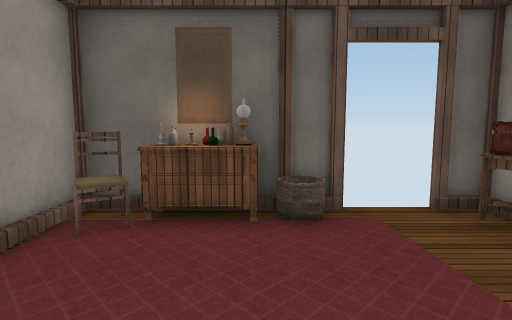
view 1 (above)

17 first-person views from a walk through a Unity game level. The camera is 1.5 m above the floor, tilts 6° down and sees 80° across. The floor is counted in squares, 1.02 m on a side. Each view is taken from the middle of a square. On the plan, view 1 faces up. The plan holds only what a view shows up to about 15 squares ahead; the rest is blank. The place goes on beyond the plan. The player character is not drawn. Door leaves are left out, so doorways stand open. Some surface patterns are stand-ins.

view 2
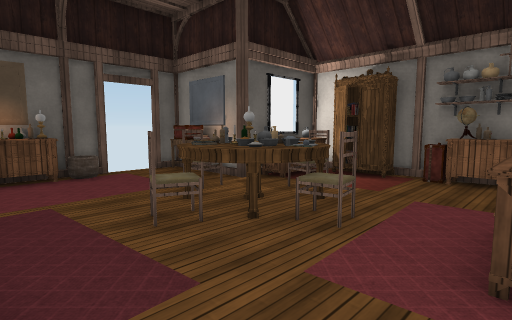

view 3
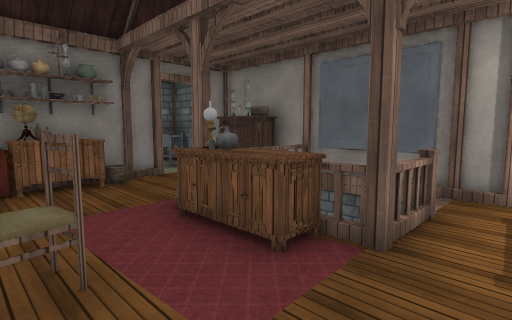

view 4
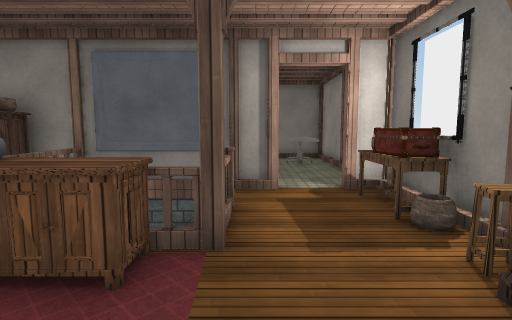

view 5
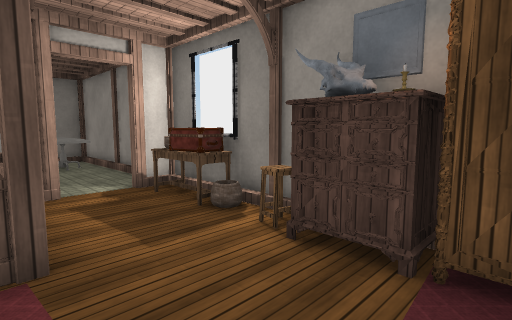

view 6
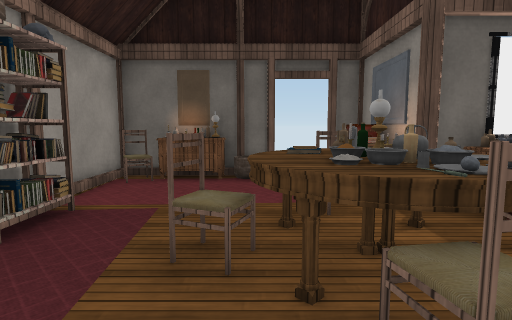

view 7
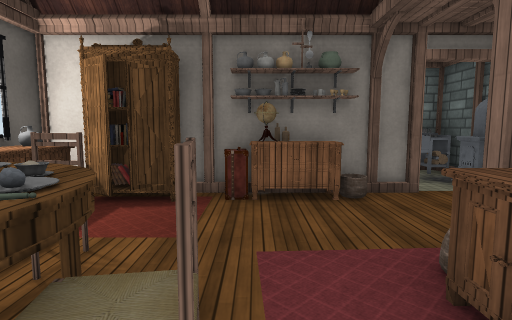

view 8
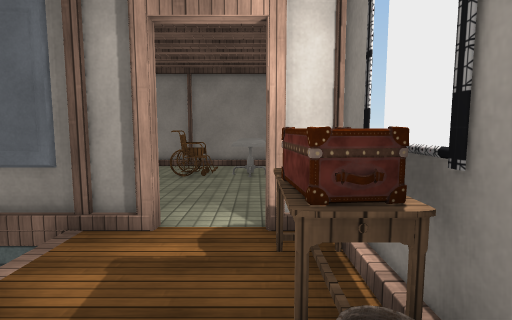

view 9
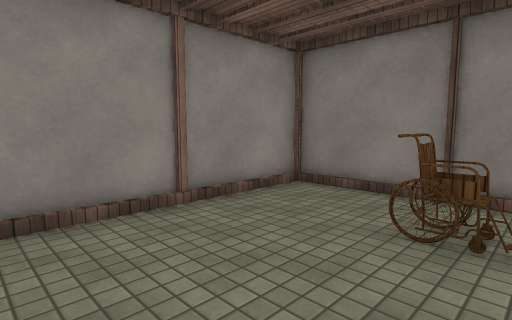

view 10
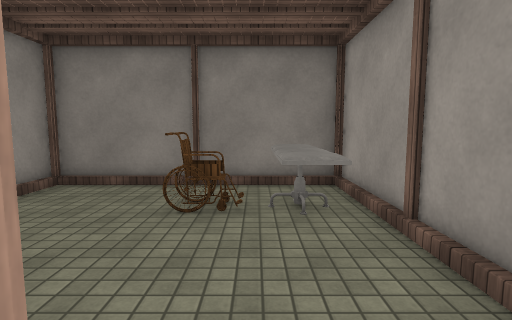

view 11
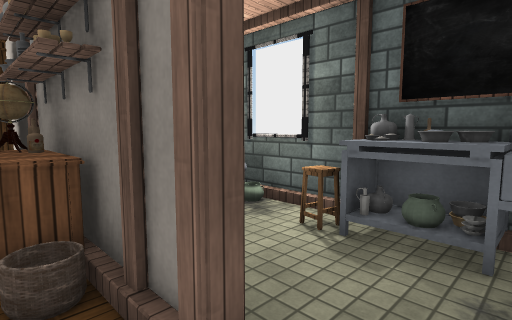

view 12
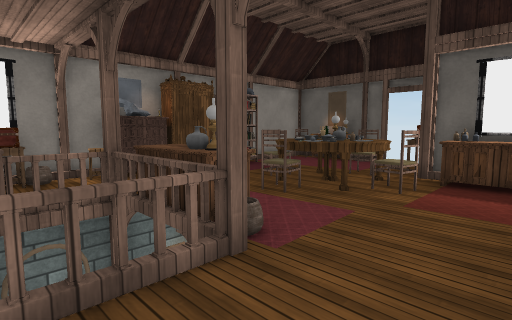

view 13
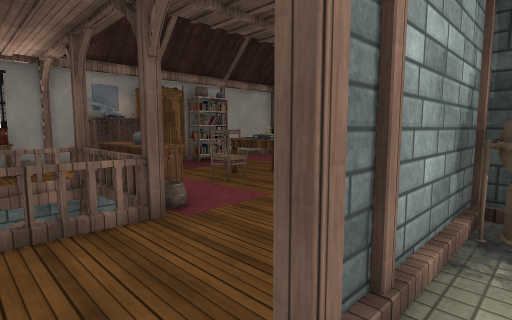

view 14
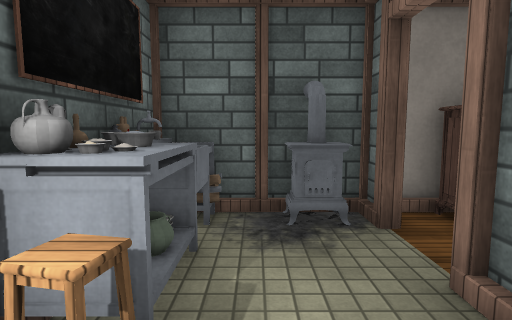

view 15
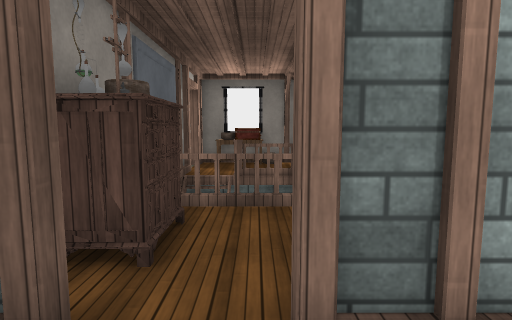

view 16
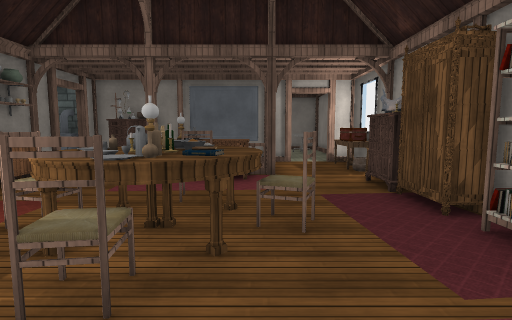

view 17
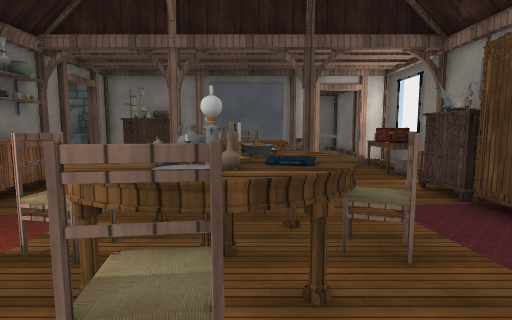

### Floor plan
Points are (right, up) in squares from view 1. A wall is a line through its corners. A room is listed if a view was taken in it or the views show most of it. See-through windows are left out.
Room 1 (views 1, 2, 3, 4, 5, 6, 7, 8, 9, 10, 11, 12, 13, 14, 15, 16, 17)
walls: (1.4, -9.2) (2.5, -9.2); (8, -5.5) (8, -6.7) (7.9, -6.7); (7.8, -6.5) (7.9, -6.5) (7.9, -5.5); (0.4, -9.4) (11.8, -9.4); (8, -6.5) (8, -5.4); (8, -2.6) (8, 1.8); (7.8, -8.4) (8.2, -8.4) (8.2, -9.2); (8, -8.6) (8, -9.5) (8, -8.8); (-3.2, -5.4) (-3.2, -6.6); (8.6, -1.9) (8, -1.9); (-3.2, -8.4) (-3.2, -9.9); (-3, -9.2) (-2.1, -9.2); (-3.2, -0.9) (-3.2, -1.4); (-3, -9.4) (-2.4, -9.4); (7, 1.8) (5.4, 1.8); (7.5, 2) (5.5, 2); (11.8, -5.6) (11.8, -2.8); (-3.2, -11.5) (-3.2, -17); (4.3, 4.6) (4.3, 5.6) (3.5, 5.6); (1.4, 5.6) (-3.2, 5.6) (-3.2, 1.4); (-3, -15.5) (-3, -17) (4.3, -17) (4.3, -10.4)
low walls: (0.5, -9.2) (1.1, -9.2); (8.2, -5.5) (8.2, -6); (7.9, -2.4) (7.9, -1.2); (-3, -5.5) (-3, -6.5); (-3, -8.8) (-3, -9.2); (-3, -11.2) (-3, -14.4); (-3, -14.5) (-3, -15.4); (-3, 5.2) (-3, 2.6)
ways out: open door at (2.5, 5.5)
objects: other object (-3, -8) to (-2, -8); other object (-3, -7); stool (-3, -5); drawers (-3, -4) to (-2, -4); cupboard (-3, 0); books (-3, 1); other object (-2, -16) to (-2, -13); pillar (-2, -9); table (-2, -7); cupboard (-2, -3) to (-2, -1); books (-2, 1); chair (-2, 5); other object (-1, 5); chair (0, -15) to (0, -14); pillar (0, -9); fence (0, -6); chair (0, -1) to (1, 0); bottle (0, 5); fence (1, -7); pillar (1, -6); drawers (1, -5); basket (1, 5); chair (2, -3) to (3, -2); other object (2, -1); bottle (2, 0); bottle (2, 1); chair (2, 1) to (3, 2); other object (3, -1); other object (3, 0); drawers (4, -5); chair (4, -1) to (4, 0); pillar (4, 2); other object (4, 3); painting (4, 4); fence (5, -6); other object (5, 1); other object (5, 2); basket (6, -9); drawers (6, -9) to (7, -8); drawers (6, 1) to (7, 1); drawers (7, -4) to (7, -3); books (7, -1) to (7, 0); pillar (8, -8); pillar (8, -7); shelf (8, -5); bottle (8, -4); other object (8, -3); stove (9, -9); other object (9, -3) to (10, -3); other object (11, -8); other object (11, -7); other object (11, -6); stool (11, -5); other object (12, -8); bottle (12, -7); other object (12, -6)

Where each view was taken, in squares from view 1:
view 1: 0 up, 0 right, facing up
view 2: 5 down, 2 left, facing up-right
view 3: 2 down, 1 left, facing down-right
view 4: 2 down, 0 right, facing down
view 5: 2 down, 1 right, facing down-left
view 6: 4 down, 1 right, facing up
view 7: 3 down, 1 right, facing right
view 8: 5 down, 2 left, facing down
view 9: 10 down, 1 left, facing down-right
view 10: 9 down, 1 left, facing down
view 11: 8 down, 7 right, facing up-right
view 12: 8 down, 7 right, facing up-left
view 13: 8 down, 9 right, facing up-left
view 14: 4 down, 10 right, facing down
view 15: 7 down, 10 right, facing left
view 16: 4 up, 1 right, facing down
view 17: 3 up, 2 right, facing down
